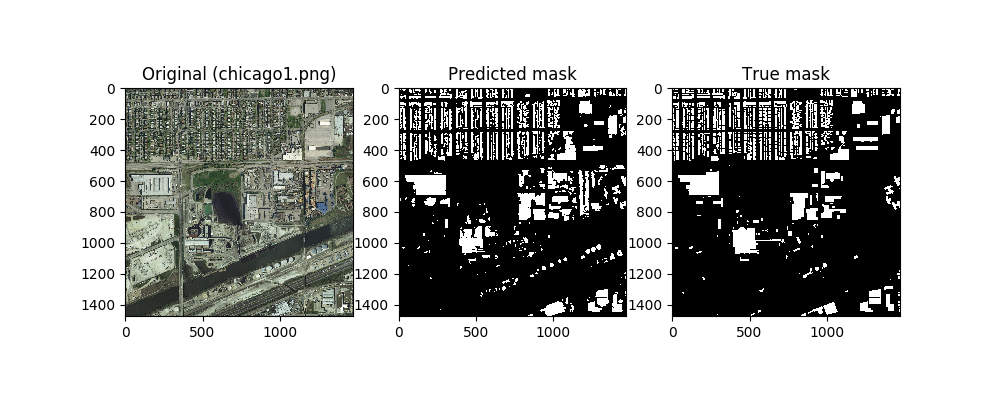
#> input picture reports/predictions/chicago1.png, 1000 x 400 px, found by its file name
$ jupyter execute --allow-errors train.ipynb   (shell and % lines are left out)
#> lines starting #> are read from the running program, lines starting #| are printed output that depends on the picture; after the words box and inside, x2 and y2 are one past the last pixel; in counts of white or black regions, pixels touching at a corner belong together
### src/models/train_model.py
import logging

import matplotlib.pyplot as plt
from pathlib import Path

from segmentation_models import Unet
from keras.optimizers import Adam
from segmentation_models.losses import bce_jaccard_loss, bce_dice_loss
from segmentation_models.metrics import iou_score
from keras.callbacks import ModelCheckpoint, ReduceLROnPlateau, EarlyStopping

import src.models.generators as gen
import src.models.augmentations as aug

logger = logging.getLogger(__name__)
log_fmt = '%(asctime)s - %(name)s - %(levelname)s - %(message)s'
logging.basicConfig(level=logging.INFO, format=log_fmt)


class Network(object):

    def __init__(self,
                 train_data_root_dir='./data/processed/train/',
                 val_data_root_dir='./data/processed/val/',
                 test_data_root_dir='./data/processed/test/',
                 image_folder='images', mask_folder='masks',
                 train_img_size=512,
                 train_batch_size=4,
                 model_out='./models/houses_model_unet.h5'):

        self.train_data_root_dir = train_data_root_dir
        self.val_data_root_dir = val_data_root_dir
        self.test_data_root_dir = test_data_root_dir
        self.image_folder = image_folder
        self.mask_folder = mask_folder
        self.train_img_size = train_img_size
        self.train_batch_size = train_batch_size
        self.model_out = model_out

        Path(model_out).parent.mkdir(parents=True, exist_ok=True)

        self.model = Unet(backbone_name='efficientnetb0', encoder_weights='imagenet', encoder_freeze=False)
        self.history = None  # generated after train()

    # [115 lines left out: functions get_generators, get_callbacks, plot_training_history, train, test, main, not called in this run]


# [2 lines that do not run on import are left out]

### notebooks/train.ipynb
[cell 1]
# OPTIONAL: Load the "autoreload" extension so that code can change

# OPTIONAL: always reload modules so that as you change code in src, it gets loaded

import sys, os
# sys.path.append('../src/models/')

[cell 2]
import matplotlib.pyplot as plt
from src.models.train_model import Network

# Train network

#> (a cell that did not finish here is left out)

#> (a cell that did not finish here is left out)

#> (a cell that did not finish here is left out)

#> (a cell that did not finish here is left out)

# Predict

[cell 7]
import cv2
import numpy as np

[cell 8]
def read_img_mask(root_path, image_folder, mask_folder, img_name, img_size=1472):
#> called with root_path = '../data/processed/test/', image_folder = 'images/', mask_folder = 'masks/', img_name = 'chicago1.png', img_size = 1472
    img = cv2.imread(os.path.join(root_path, image_folder, img_name))
#> img is the input picture: shape (400, 1000, 3); mean B, G, R 176.6, 178.3, 177.4
    img = cv2.cvtColor(img, cv2.COLOR_BGR2RGB)
    img = cv2.resize(img, (img_size, img_size))
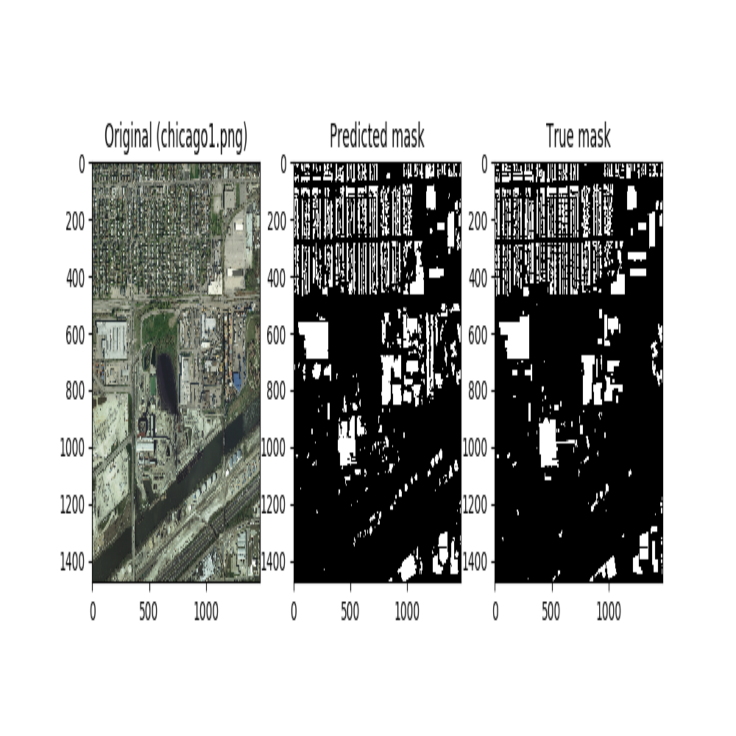
#> img: shape (1472, 1472, 3) (shown at 1/2 size); mean R, G, B 177.4, 178.2, 176.5
    img = img.astype(np.float32)
    img = img / 255

    mask = cv2.imread(os.path.join(root_path, mask_folder, img_name), cv2.IMREAD_GRAYSCALE)
#> mask: shape (400, 1000); min 0, max 255, mean 177.8
    mask = cv2.resize(mask, (img_size, img_size))
#> mask: shape (1472, 1472)
    mask = (mask > 0).astype(np.int8)
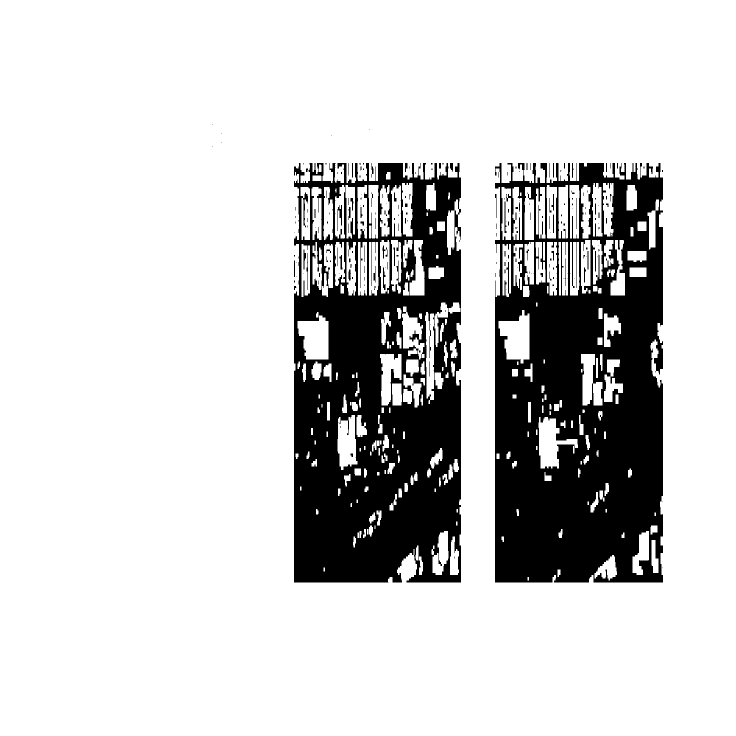
#> mask: shape (1472, 1472) int8 (shown at 1/2 size); values 0 (black) and 1 (white), 81.1% white; 219 black regions (150 under 20 px), largest, box (x1, y1, x2, y2) and area: (990, 326, 1326, 1165) 208589, (588, 326, 922, 1165) 195840, (675, 410, 684, 462) 205

    return img, mask

[cell 9]
root_path = '../data/processed/test/'
image_folder = 'images/'
actual_mask_folder = 'masks/'
image_name = 'chicago1.png'

[cell 10]
img, act_mask = read_img_mask(root_path, image_folder, actual_mask_folder, image_name)
X = np.expand_dims(img, axis=0)
X.shape
#> Out = (1, 1472, 1472, 3)
